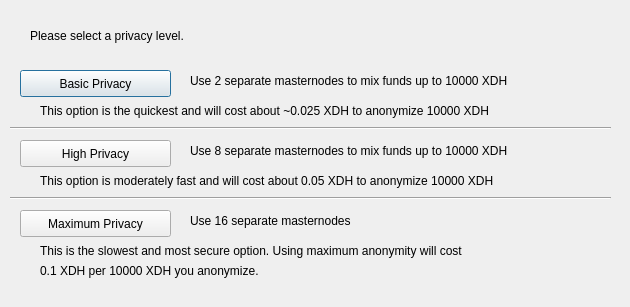
<?xml version="1.0" encoding="UTF-8"?>
<ui version="4.0">
 <class>ObfuscationConfig</class>
 <widget class="QDialog" name="ObfuscationConfig">
  <property name="geometry">
   <rect>
    <x>0</x>
    <y>0</y>
    <width>630</width>
    <height>307</height>
   </rect>
  </property>
  <property name="windowTitle">
   <string>Configure Obfuscation</string>
  </property>
  <widget class="QPushButton" name="buttonBasic">
   <property name="geometry">
    <rect>
     <x>20</x>
     <y>70</y>
     <width>151</width>
     <height>27</height>
    </rect>
   </property>
   <property name="text">
    <string>Basic Privacy</string>
   </property>
  </widget>
  <widget class="QPushButton" name="buttonHigh">
   <property name="geometry">
    <rect>
     <x>20</x>
     <y>140</y>
     <width>151</width>
     <height>27</height>
    </rect>
   </property>
   <property name="text">
    <string>High Privacy</string>
   </property>
  </widget>
  <widget class="QPushButton" name="buttonMax">
   <property name="geometry">
    <rect>
     <x>20</x>
     <y>210</y>
     <width>151</width>
     <height>27</height>
    </rect>
   </property>
   <property name="text">
    <string>Maximum Privacy</string>
   </property>
  </widget>
  <widget class="QLabel" name="label">
   <property name="geometry">
    <rect>
     <x>30</x>
     <y>20</y>
     <width>571</width>
     <height>31</height>
    </rect>
   </property>
   <property name="text">
    <string>Please select a privacy level.</string>
   </property>
  </widget>
  <widget class="QLabel" name="label_2">
   <property name="geometry">
    <rect>
     <x>190</x>
     <y>70</y>
     <width>421</width>
     <height>21</height>
    </rect>
   </property>
   <property name="text">
    <string>Use 2 separate masternodes to mix funds up to 10000 XDH</string>
   </property>
  </widget>
  <widget class="QLabel" name="label_3">
   <property name="geometry">
    <rect>
     <x>190</x>
     <y>140</y>
     <width>411</width>
     <height>21</height>
    </rect>
   </property>
   <property name="text">
    <string>Use 8 separate masternodes to mix funds up to 10000 XDH</string>
   </property>
  </widget>
  <widget class="QLabel" name="label_4">
   <property name="geometry">
    <rect>
     <x>190</x>
     <y>210</y>
     <width>421</width>
     <height>21</height>
    </rect>
   </property>
   <property name="text">
    <string>Use 16 separate masternodes</string>
   </property>
  </widget>
  <widget class="QLabel" name="label_6">
   <property name="geometry">
    <rect>
     <x>40</x>
     <y>100</y>
     <width>561</width>
     <height>21</height>
    </rect>
   </property>
   <property name="text">
    <string>This option is the quickest and will cost about ~0.025 XDH to anonymize 10000 XDH</string>
   </property>
  </widget>
  <widget class="QLabel" name="label_7">
   <property name="geometry">
    <rect>
     <x>40</x>
     <y>170</y>
     <width>561</width>
     <height>21</height>
    </rect>
   </property>
   <property name="text">
    <string>This option is moderately fast and will cost about 0.05 XDH to anonymize 10000 XDH</string>
   </property>
  </widget>
  <widget class="QLabel" name="label_8">
   <property name="geometry">
    <rect>
     <x>40</x>
     <y>240</y>
     <width>561</width>
     <height>21</height>
    </rect>
   </property>
   <property name="text">
    <string>This is the slowest and most secure option. Using maximum anonymity will cost</string>
   </property>
  </widget>
  <widget class="QLabel" name="label_9">
   <property name="geometry">
    <rect>
     <x>40</x>
     <y>260</y>
     <width>561</width>
     <height>21</height>
    </rect>
   </property>
   <property name="text">
    <string>0.1 XDH per 10000 XDH you anonymize.</string>
   </property>
  </widget>
  <widget class="Line" name="line">
   <property name="geometry">
    <rect>
     <x>10</x>
     <y>120</y>
     <width>601</width>
     <height>16</height>
    </rect>
   </property>
   <property name="orientation">
    <enum>Qt::Horizontal</enum>
   </property>
  </widget>
  <widget class="Line" name="line_2">
   <property name="geometry">
    <rect>
     <x>10</x>
     <y>190</y>
     <width>601</width>
     <height>16</height>
    </rect>
   </property>
   <property name="orientation">
    <enum>Qt::Horizontal</enum>
   </property>
  </widget>
 </widget>
 <resources/>
 <connections/>
</ui>
